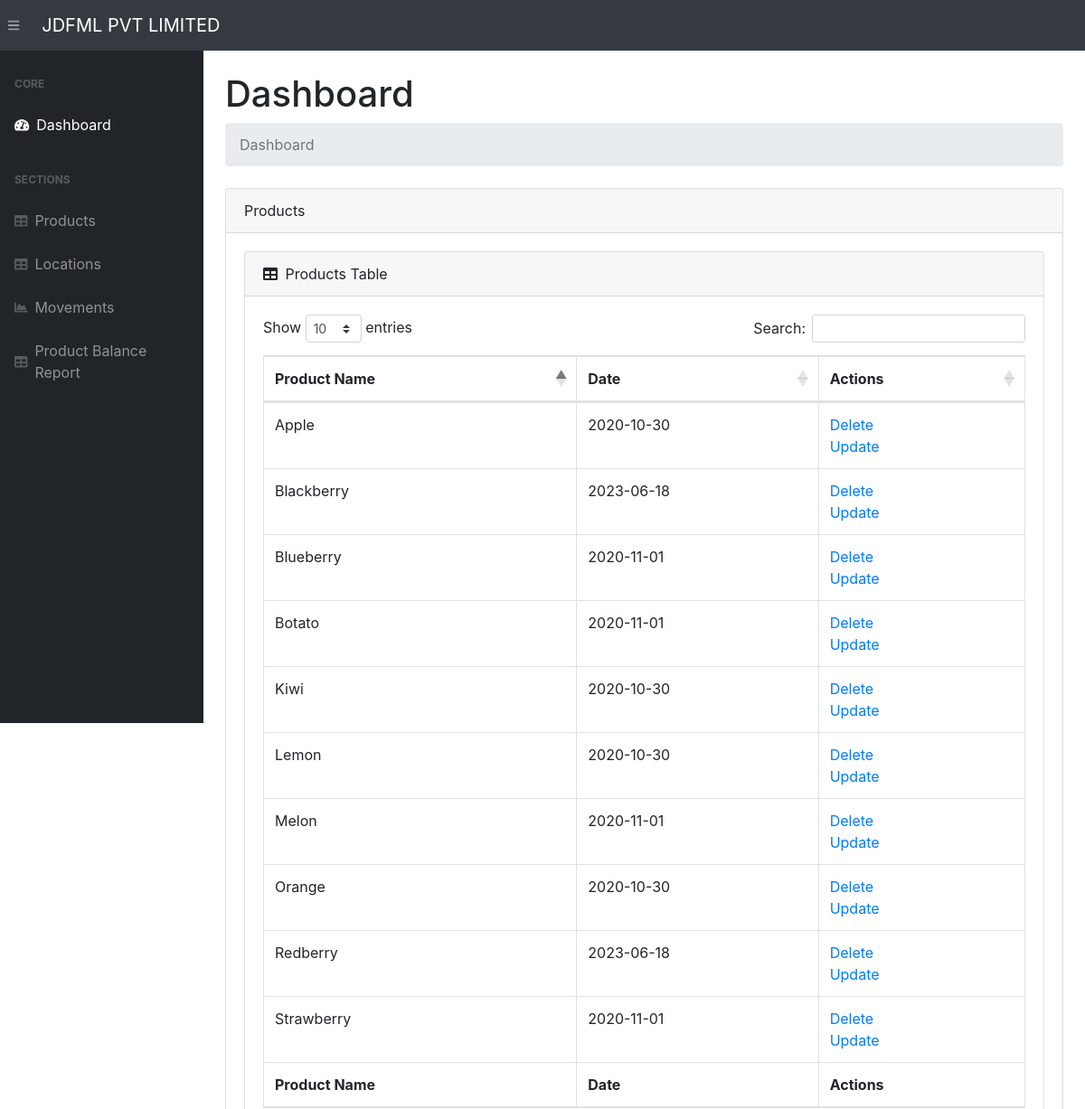
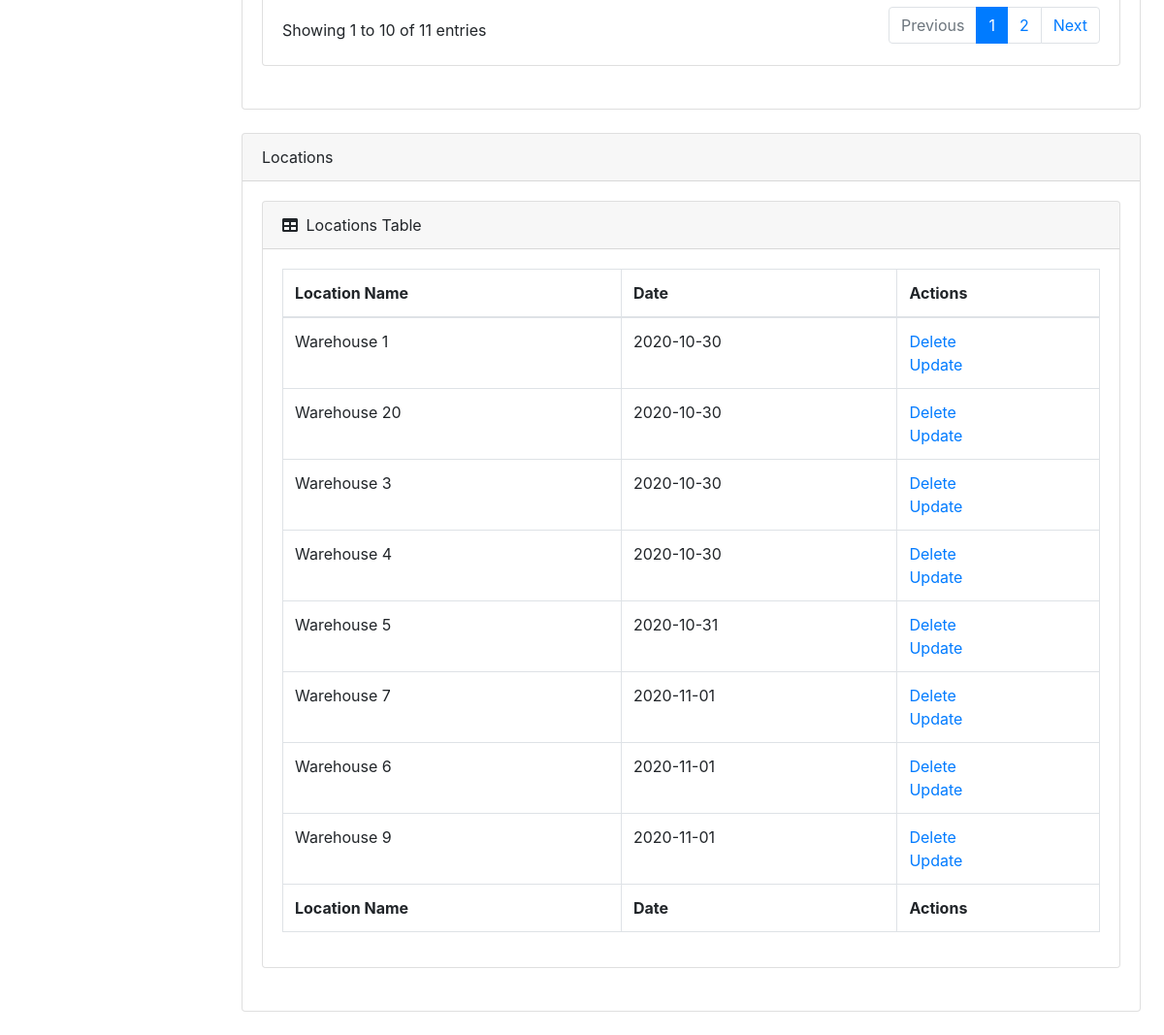
The page / on the database its author committed (2 pictures, top to bottom).
### app.py (models this page shows, shortened)
class Product(db.Model):
    __tablename__ = 'products'
    product_id      = db.Column(db.String(200), primary_key=True)
    date_created    = db.Column(db.DateTime, default=datetime.utcnow)

class Location(db.Model):
    __tablename__   = 'locations'
    location_id     = db.Column(db.String(200), primary_key=True)
    date_created    = db.Column(db.DateTime, default=datetime.utcnow)

### app.py (the view, shortened to what this page needs)
@app.route('/', methods=["POST", "GET"])
def index():
    if (request.method == "POST") and ('location_name' in request.form):
        location_name    = request.form["location_name"]
        new_location     = Location(location_id=location_name)
        try:
            db.session.add(new_location)
            db.session.commit()
            return redirect("/")
        except:
            return "There Was an issue while add a new Location"
    else:
        products    = Product.query.order_by(Product.date_created).all()
        locations   = Location.query.order_by(Location.date_created).all()
        return render_template("index.html", products = products, locations = locations)

### templates/index.html (shortened to what this page needs)
{% extends 'base.html' %}
{% block content %}
<main>
    <div class="container-fluid">
        <h1 class="mt-4">Dashboard</h1>
        <ol class="breadcrumb mb-4">
            <li class="breadcrumb-item active">Dashboard</li>
        </ol>
        <div class="card mb-4">
            <div class="card-header">Products</div>
            <div class="card-body">
                <div class="card mb-4">
                <div class="card-header">
                    <i class="fas fa-table mr-1"></i>
                    Products Table
                </div>
                <div class="card-body">
                    <div class="table-responsive">
                        {% if products|length < 1 %}
                        <h4>There are no Products, add one above</h4>
                        {% else %}
                        <table class="table table-bordered" id="dataTable" width="100%" cellspacing="0">
                            <thead>
                                <tr>
                                    <th>Product Name</th>
                                    <th>Date</th>
                                    <th>Actions</th>
                                </tr>
                            </thead>
                            <tfoot>
                                <tr>
                                    <th>Product Name</th>
                                    <th>Date</th>
                                    <th>Actions</th>
                                </tr>
                            </tfoot>
                            <tbody>
                                {% for product in products %}
                                <tr>
                                    <td>{{ product.product_id }}</td>
                                    <td>{{ product.date_created.date() }}</td>
                                    <td>
                                        <a href="/delete-product/{{ product.product_id }}">Delete</a>
                                        <br>
                                        <a href="/update-product/{{ product.product_id }}">Update</a>
                                    </td>
                                </tr>
                                {% endfor %}
                            </tbody>
                        </table>
                        {% endif %}
                </div>
            </div>
                </div>
            </div>
        </div>
        <div class="card mb-4">
            <div class="card-header">Locations</div>
            <div class="card-body">
                <div class="card mb-4">
                <div class="card-header">
                    <i class="fas fa-table mr-1"></i>
                    Locations Table
                </div>
                <div class="card-body">
                    <div class="table-responsive">
                        {% if locations|length < 1 %}
                        <h4>There are no Locations, add one above</h4>
                        {% else %}
                        <table class="table table-bordered" id="dataTable" width="100%" cellspacing="0">
                            <thead>
                                <tr>
                                    <th>Location Name</th>
                                    <th>Date</th>
                                    <th>Actions</th>
                                </tr>
                            </thead>
                            <tfoot>
                                <tr>
                                    <th>Location Name</th>
                                    <th>Date</th>
                                    <th>Actions</th>
                                </tr>
                            </tfoot>
                            <tbody>
                                {% for location in locations %}
                                <tr>
                                    <td>{{ location.location_id }}</td>
                                    <td>{{ location.date_created.date() }}</td>
                                    <td>
                                        <a href="/delete-location/{{ location.location_id }}">Delete</a>
                                        <br>
                                        <a href="/update-location/{{ location.location_id }}">Update</a>
                                    </td>
                                </tr>
                                {% endfor %}
                            </tbody>
                        </table>
                        {% endif %}
                </div>
            </div>
                </div>
            </div>
        </div>
    </div>
</main>
{% endblock %}

### templates/base.html (shortened to what this page needs)
<!DOCTYPE html>
<html lang="en">
<head>
    <link rel="stylesheet" href="{{ url_for('static', filename='css/bootstrap/styles.css')}}">
    <link href="https://cdn.datatables.net/1.10.20/css/dataTables.bootstrap4.min.css" rel="stylesheet" />
</head>
<body class="sb-nav-fixed">
    <nav class="sb-topnav navbar navbar-expand navbar-dark bg-dark">
        <button class="btn btn-link btn-sm order-1 order-lg-0" id="sidebarToggle" href="#"><i class="fas fa-bars"></i></button>
        <a class="navbar-brand" href="/">JDFML PVT LIMITED</a>
    </nav>
    <div id="layoutSidenav">
        <div id="layoutSidenav_nav">
            <nav class="sb-sidenav accordion sb-sidenav-dark" id="sidenavAccordion">
                <div class="sb-sidenav-menu">
                    <div class="nav">
                        <div class="sb-sidenav-menu-heading">Core</div>
                        <a class="nav-link" href="/">
                            <div class="sb-nav-link-icon"><i class="fas fa-tachometer-alt"></i></div>
                            Dashboard
                        </a>
                        <div class="sb-sidenav-menu-heading">Sections</div>
                        <a class="nav-link" href="/products/">
                            <div class="sb-nav-link-icon"><i class="fas fa-table"></i></div>
                            Products
                        </a>
                        <a class="nav-link" href="/locations/">
                            <div class="sb-nav-link-icon"><i class="fas fa-table"></i></div>
                            Locations
                        </a>
                        <a class="nav-link" href="/movements/">
                            <div class="sb-nav-link-icon"><i class="fas fa-chart-area"></i></div>
                            Movements
                        </a>
                        <a class="nav-link" href="/product-balance/">
                            <div class="sb-nav-link-icon"><i class="fas fa-table"></i></div>
                            Product Balance Report
                        </a>
                    </div>
                </div>
            </nav>
        </div>
        <div id="layoutSidenav_content">
            {% block content %}
            {% endblock %}
        </div>
    </div>
</body>
</html>

### rows shown on the page
Product: product_id "Kiwi", date_created "2020-10-30"
Product: product_id "Apple", date_created "2020-10-30"
Product: product_id "Lemon", date_created "2020-10-30"
Product: product_id "Orange", date_created "2020-10-30"
Product: product_id "Strawberry", date_created "2020-11-01"
Product: product_id "Blueberry", date_created "2020-11-01"
Product: product_id "Melon", date_created "2020-11-01"
Product: product_id "Botato", date_created "2020-11-01"
Product: product_id "Redberry", date_created "2023-06-18"
Product: product_id "Blackberry", date_created "2023-06-18"
Location: location_id "Warehouse 1", date_created "2020-10-30"
Location: location_id "Warehouse 20", date_created "2020-10-30"
Location: location_id "Warehouse 3", date_created "2020-10-30"
Location: location_id "Warehouse 4", date_created "2020-10-30"
Location: location_id "Warehouse 5", date_created "2020-10-31"
Location: location_id "Warehouse 7", date_created "2020-11-01"
Location: location_id "Warehouse 6", date_created "2020-11-01"
Location: location_id "Warehouse 9", date_created "2020-11-01"
